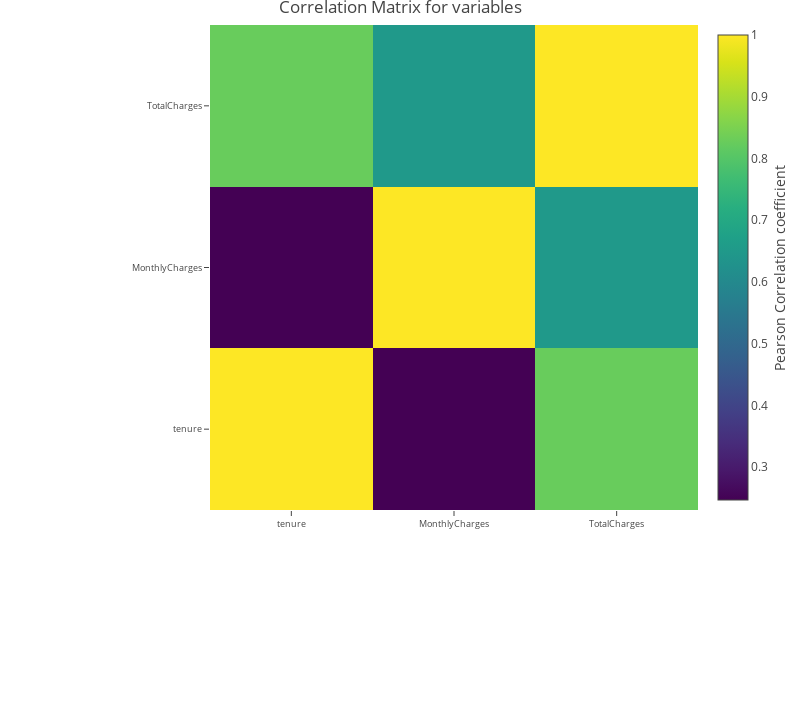

This figure's notebook cell:
### Code cell
#correlation
correlation = telcom.corr()
#tick labels
matrix_cols = correlation.columns.tolist()
#convert to array
corr_array  = np.array(correlation)

#Plotting
trace = go.Heatmap(z = corr_array,
                   x = matrix_cols,
                   y = matrix_cols,
                   colorscale = "Viridis",
                   colorbar   = dict(title = "Pearson Correlation coefficient",
                                     titleside = "right"
                                    ) ,
                  )

layout = go.Layout(dict(title = "Correlation Matrix for variables",
                        autosize = False,
                        height  = 720,
                        width   = 800,
                        margin  = dict(r = 0 ,l = 210,
                                       t = 25,b = 210,
                                      ),
                        yaxis   = dict(tickfont = dict(size = 9)),
                        xaxis   = dict(tickfont = dict(size = 9))
                       )
                  )

data = [trace]
fig = go.Figure(data=data,layout=layout)
py.iplot(fig)

### Figure 1 — Plotly figure (JSON) as saved in the notebook; plotly's stock layout.template omitted (floating-point values rounded to 4 significant figures)
{"data": [{"colorbar": {"title": "Pearson Correlation coefficient", "titleside": "right"}, "colorscale": "Viridis", "type": "heatmap", "uid": "c252f710-a616-4e5b-97a0-c20c20e93239", "x": ["tenure", "MonthlyCharges", "TotalCharges"], "y": ["tenure", "MonthlyCharges", "TotalCharges"], "z": [[1, 0.2469, 0.8259], [0.2469, 1, 0.6511], [0.8259, 0.6511, 1]]}], "layout": {"autosize": false, "height": 720, "margin": {"b": 210, "l": 210, "r": 0, "t": 25}, "title": "Correlation Matrix for variables", "width": 800, "xaxis": {"tickfont": {"size": 9}}, "yaxis": {"tickfont": {"size": 9}}}}
